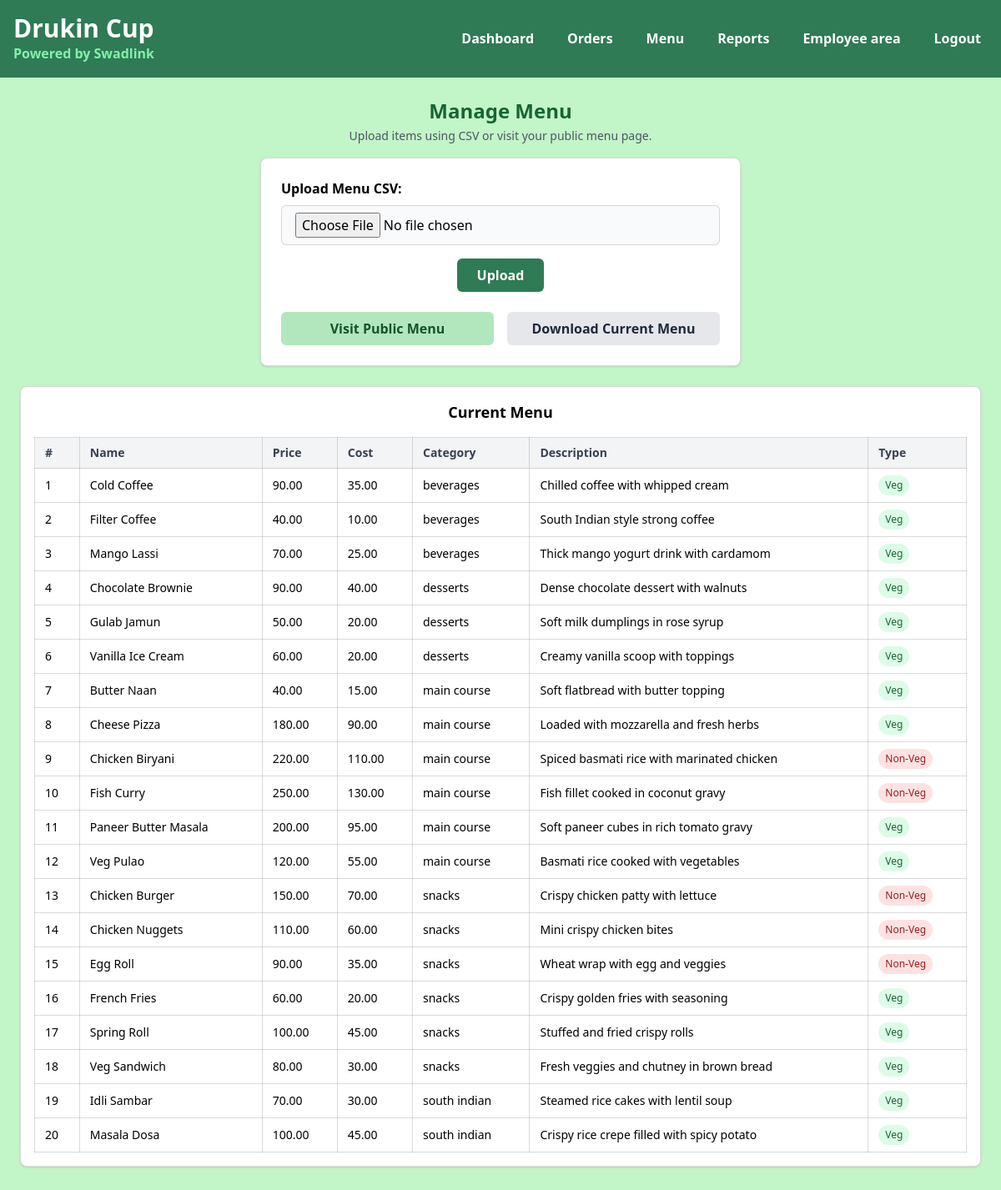
Page /drukin-cup/dashboard/edit-menu/ (signed in) on the committed database.
### cafes/models.py (models this page shows, shortened)
class Cafe(models.Model):
    name = models.CharField(max_length=100)
    slug = models.SlugField(unique=True, blank=True)
    address = models.TextField()
    phone = models.CharField(max_length=15)
    secondary_phone = models.CharField(max_length=15, blank=True, null=True)
    email = models.EmailField()
    date_joined = models.DateTimeField(auto_now_add=True)
    city = models.ForeignKey(City, on_delete=models.SET_NULL, null=True, blank=False, related_name='cafes')
    state = models.ForeignKey(State, on_delete=models.SET_NULL, null=True, blank=False, related_name='cafes')
    owners = models.ManyToManyField(
        CustomUser,
        related_name='cafes_owned',
        limit_choices_to={'role': 'owner'}
    )
    employees = models.ManyToManyField(
        CustomUser,
        related_name='cafes_employed',
        limit_choices_to={'role': 'employee'},
        blank=True
    )
    def __str__(self):
        return self.name

### dashboard/models.py (models this page shows, shortened)
class Menu(models.Model):
    cafe = models.ForeignKey(Cafe, on_delete=models.CASCADE, related_name='menu')
    name = models.CharField(max_length=100)
    price = models.DecimalField(max_digits=8, decimal_places=2)
    cost = models.DecimalField(max_digits=8, decimal_places=2, null=True, blank=True)
    category = models.CharField(max_length=100, blank=True)
    description = models.TextField(blank=True)
    is_veg = models.BooleanField(default=True)

### dashboard/views.py (the view, shortened to what this page needs)
# urls.py: path('edit-menu/', views.upload_menu, name='menu_upload'),
@owner_or_superuser_required
def upload_menu(request,cafe , owner,  slug):
    menu_items = Menu.objects.filter(cafe=cafe).order_by('category', 'name')
    return render(request, "dashboard/menu.html", {"menu_items": menu_items, "cafe": cafe})

### accounts/models.py (called while the page is built)
    def __str__(self):
        return f"{self.username} ({self.role})"

### dashboard/templates/dashboard/menu.html (shortened to what this page needs)
{% extends "dashboard/base.html" %}
{% block content %}
<div class="px-6 mt-6 mb-4 text-center">
  <h2 class="text-2xl font-bold text-green-800">Manage Menu</h2>
  <p class="text-sm text-gray-600 mt-1">Upload items using CSV or visit your public menu page.</p>
</div>
<div class="px-6 flex justify-center mb-6">
  <div class="w-full md:w-2/4 bg-white p-6 rounded-lg shadow border border-[var(--gray-border)] text-center">
    <form method="POST" enctype="multipart/form-data" class="mb-6">
        <label class="block text-left font-semibold mb-2">Upload Menu CSV:</label>
      <input type="file" name="csv_file" accept=".csv"
             class="w-full px-4 py-2 border border-[var(--gray-border)] rounded-md mb-4 bg-gray-50" required />
      <button type="submit"
              class="px-6 py-2 bg-[var(--green-main)] text-white font-semibold rounded-md hover:bg-green-800 transition">
        Upload
      </button>
    </form>
    <div class="flex flex-col md:flex-row justify-between gap-4">
      <a href="/menu/" target="_blank"
         class="w-full md:w-1/2 px-4 py-2 bg-[var(--green-filter)] text-green-900 font-semibold text-center rounded-md hover:bg-green-200">
        Visit Public Menu
      </a>
      <a href="?download=1"
         class="w-full md:w-1/2 px-4 py-2 bg-gray-200 text-gray-800 font-semibold text-center rounded-md hover:bg-gray-300">
        Download Current Menu
      </a>
    </div>
  </div>
</div>
<div class="px-6 mb-10">
  <div class="bg-white p-4 rounded-lg shadow border border-[var(--gray-border)] overflow-x-auto">
    <h3 class="text-lg font-semibold mb-4 text-center">Current Menu</h3>
    <table class="min-w-full text-sm text-left">
      <thead class="bg-gray-100 text-gray-700">
        <tr>
          <th class="px-3 py-2 border border-[var(--gray-border)]">#</th>
          <th class="px-3 py-2 border border-[var(--gray-border)]">Name</th>
          <th class="px-3 py-2 border border-[var(--gray-border)]">Price</th>
          <th class="px-3 py-2 border border-[var(--gray-border)]">Cost</th>
          <th class="px-3 py-2 border border-[var(--gray-border)]">Category</th>
          <th class="px-3 py-2 border border-[var(--gray-border)]">Description</th>
          <th class="px-3 py-2 border border-[var(--gray-border)]">Type</th>
        </tr>
      </thead>
      <tbody>
        {% for item in menu_items %}
        <tr class="hover:bg-gray-50">
          <td class="px-3 py-2 border border-[var(--gray-border)]">{{ forloop.counter }}</td>
          <td class="px-3 py-2 border border-[var(--gray-border)]">{{ item.name }}</td>
          <td class="px-3 py-2 border border-[var(--gray-border)]">{{ item.price }}</td>
          <td class="px-3 py-2 border border-[var(--gray-border)]">{{ item.cost }}</td>
          <td class="px-3 py-2 border border-[var(--gray-border)]">{{ item.category }}</td>
          <td class="px-3 py-2 border border-[var(--gray-border)]">{{ item.description }}</td>
          <td class="px-3 py-2 border border-[var(--gray-border)]">
             {% if item.is_veg %}
            <span class="inline-block px-2 py-1 text-xs bg-green-100 text-green-800 rounded-full">Veg</span>
            {% else %}
            <span class="inline-block px-2 py-1 text-xs bg-red-100 text-red-800 rounded-full">Non-Veg</span>
            {% endif %}
    {% endfor %}
  </div>
</div>
{% endblock %}

### dashboard/templates/dashboard/base.html (shortened to what this page needs)
<!DOCTYPE html>
<html lang="en">
<head>
  <script src="https://cdn.tailwindcss.com"></script>
</head>
<body class="bg-[var(--green-light)] min-h-screen text-black font-sans">
  <header class="bg-[var(--green-main)] text-white px-4 py-4 flex flex-wrap items-center justify-between border-b border-[var(--gray-border)]">
    <div class="flex justify-between items-center w-full md:w-auto">
      <div class="text-3xl font-bold text-center md:text-left">
        {{ cafe.name }}
        <span class="text-green-300 text-base block">Powered by Swadlink</span>
      </div>
    </div>
    <nav id="nav-links" class="w-full md:w-auto md:flex hidden md:items-center md:gap-6 mt-2 md:mt-0">
      <a href="{% url 'dashboard:dashboard' slug=cafe.slug %}" class="block px-2 py-1 font-semibold">Dashboard</a>
      <a href="{% url 'dashboard:view_order' slug=cafe.slug %}" class="block px-2 py-1 font-semibold">Orders</a>
      <a href="{% url 'dashboard:menu_upload' slug=cafe.slug %}" class="block px-2 py-1 font-semibold">Menu</a>
      <a href="{% url 'dashboard:reports' slug=cafe.slug %}" class="block px-2 py-1 font-semibold">Reports</a>
      <a href="#" class="block px-2 py-1 font-semibold">Employee area</a>
      <a href="{% url 'accounts:logout' slug=cafe.slug %}" class="block px-2 py-1 font-semibold">Logout</a>
    </nav>
  </header>
  <main>
    {% block content %}{% endblock %}
  </main>
</body>
</html>

### dashboard/templates/dashboard/base.html (style rules this page uses)
:root { --green-main: #2e7b55; --green-light: #c2f5c8; --green-filter: #b2e7bd; --gray-border: #4b4b4b33; --card-shadow: rgba(0, 0, 0, 0.1); }

### rows in the picture
Cafe: name "Drukin Cup"
Menu: name "Cold Coffee", price "90.00", cost "35.00", category "beverages", description "Chilled coffee with whipped cream", is_veg "Veg"
Menu: name "Filter Coffee", price "40.00", cost "10.00", category "beverages", description "South Indian style strong coffee", is_veg "Veg"
Menu: name "Mango Lassi", price "70.00", cost "25.00", category "beverages", description "Thick mango yogurt drink with cardamom", is_veg "Veg"
Menu: name "Chocolate Brownie", price "90.00", cost "40.00", category "desserts", description "Dense chocolate dessert with walnuts", is_veg "Veg"
Menu: name "Gulab Jamun", price "50.00", cost "20.00", category "desserts", description "Soft milk dumplings in rose syrup", is_veg "Veg"
Menu: name "Vanilla Ice Cream", price "60.00", cost "20.00", category "desserts", description "Creamy vanilla scoop with toppings", is_veg "Veg"
Menu: name "Butter Naan", price "40.00", cost "15.00", category "main course", description "Soft flatbread with butter topping", is_veg "Veg"
Menu: name "Cheese Pizza", price "180.00", cost "90.00", category "main course", description "Loaded with mozzarella and fresh herbs", is_veg "Veg"
Menu: name "Chicken Biryani", price "220.00", cost "110.00", category "main course", description "Spiced basmati rice with marinated chicken", is_veg "Non-Veg"
Menu: name "Fish Curry", price "250.00", cost "130.00", category "main course", description "Fish fillet cooked in coconut gravy", is_veg "Non-Veg"
Menu: name "Paneer Butter Masala", price "200.00", cost "95.00", category "main course", description "Soft paneer cubes in rich tomato gravy", is_veg "Veg"
Menu: name "Veg Pulao", price "120.00", cost "55.00", category "main course", description "Basmati rice cooked with vegetables", is_veg "Veg"
Menu: name "Chicken Burger", price "150.00", cost "70.00", category "snacks", description "Crispy chicken patty with lettuce", is_veg "Non-Veg"
Menu: name "Chicken Nuggets", price "110.00", cost "60.00", category "snacks", description "Mini crispy chicken bites", is_veg "Non-Veg"
Menu: name "Egg Roll", price "90.00", cost "35.00", category "snacks", description "Wheat wrap with egg and veggies", is_veg "Non-Veg"
Menu: name "French Fries", price "60.00", cost "20.00", category "snacks", description "Crispy golden fries with seasoning", is_veg "Veg"
Menu: name "Spring Roll", price "100.00", cost "45.00", category "snacks", description "Stuffed and fried crispy rolls", is_veg "Veg"
Menu: name "Veg Sandwich", price "80.00", cost "30.00", category "snacks", description "Fresh veggies and chutney in brown bread", is_veg "Veg"
Menu: name "Idli Sambar", price "70.00", cost "30.00", category "south indian", description "Steamed rice cakes with lentil soup", is_veg "Veg"
Menu: name "Masala Dosa", price "100.00", cost "45.00", category "south indian", description "Crispy rice crepe filled with spicy potato", is_veg "Veg"
